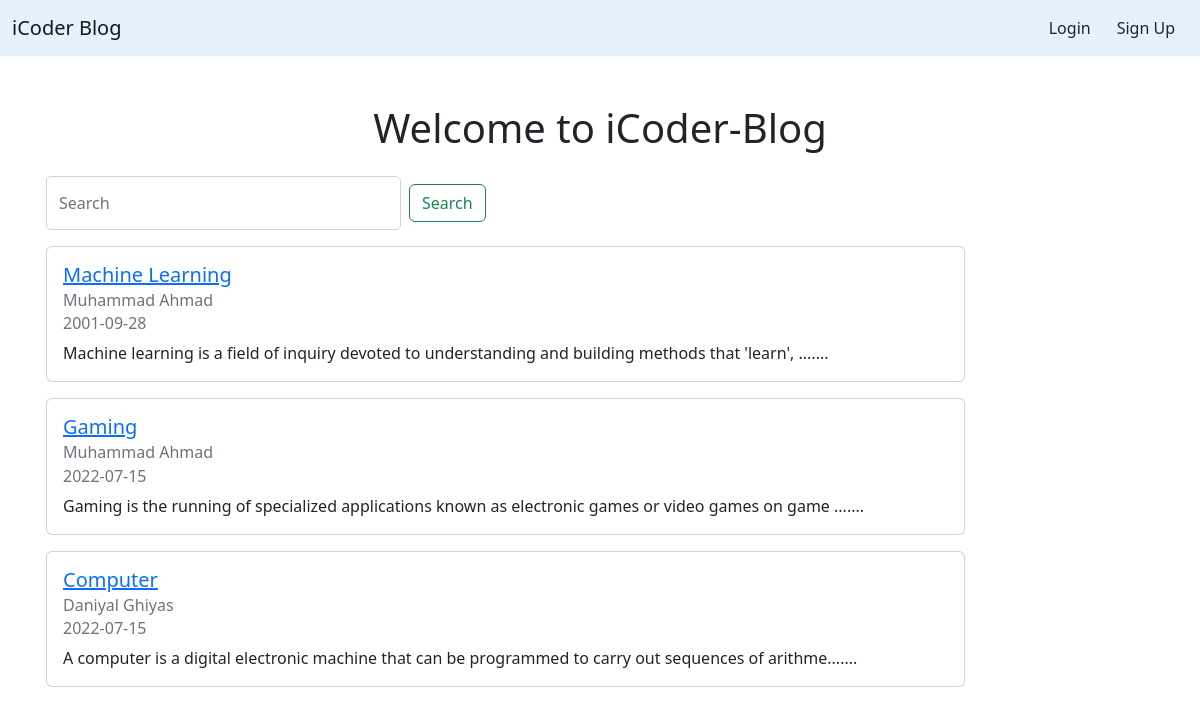
The page / on the database its author committed.
### blog/models.py (models this page shows)
class Blog(models.Model):
    blog_title = models.CharField(max_length=100)
    publish_Date = models.CharField(max_length=12)
    auther_name = models.CharField(max_length=20)
    blog_content = models.TextField()

### iCoderBlog/views.py (the view, shortened to what this page needs)
# urls.py: 2. Add a URL to urlpatterns:  path('', views.home, name='home')
def home(request):
    data = {}
    blogs = Blog.objects.all()
    data.update({"allBlogs": blogs})
    return render(request, 'home.html', data)

### template/home.html (shortened to what this page needs)
{% extends 'base.html' %}
{% block content %}
<h1 class="text-center mt-5">Welcome to iCoder-Blog</h1>
<div class="container p-3">
    <div class="row">
        <div class="col-md-5 ">
            <form method="POST" class="d-flex ">
                <input type="text" placeholder="Search" name="search" class=" form-control" style="border-radius: 5px;">
                <button type="submit" class=" m-2 btn btn-outline-success">Search</button>
            </form>
        </div>
    </div>
    <div class="row">
        <div class="col-md-10">
            {% for i in allBlogs %}
            <div class="card mt-3">
                <div class="card-body">
                    <h5 class="card-title "><a href="/detailBlog/{{i.id}}">{{i.blog_title}}</a></h5>
                    <h6 class="card-subtitle mb-2 text-muted">{{i.auther_name}}</h6>
                    <h6 class="card-subtitle mb-2 text-muted">{{i.publish_Date}}</h6>
                    <p class="card-text ">{{i.blog_content | slice:"0:99" }}.......</p>
                </div>
            </div>
            {% endfor %}
        </div>
    </div>
</div>
{% endblock %}

### template/base.html
{% include "header.html" %}
{% block content %}
{% endblock %}
{% include "footer.html" %}

### template/header.html (shortened to what this page needs)
<!doctype html>
<html lang="en">
<head>
    <link rel="stylesheet" href="/static/style/style.css">
    <link href="https://cdn.jsdelivr.net/npm/bootstrap@5.2.0-beta1/dist/css/bootstrap.min.css" rel="stylesheet"
>
</head>
<body>
    <header>
        <nav class="navbar  navbar-expand-lg" style="background-color: #e3f2fd;">
            <div class="container-fluid">
                <a class="navbar-brand" href="/">iCoder Blog</a>
                <div class="collapse navbar-collapse" id="navbarSupportedContent">
                    {% if user.is_authenticated %}
                    <div class="dropdown">
                        <a class="btn dropdown-toggle" href="#" role="button" id="dropdownMenuLink"
                            data-bs-toggle="dropdown" aria-expanded="false">
                            Welcome {{request.user}}
                        </a>
                        <ul class="dropdown-menu" aria-labelledby="dropdownMenuLink">
                            <li><a class="dropdown-item" href="/logout/">LogOut</a></li>
                        </ul>
                    </div>
                    {% else %}
                    <a href="/login/" class="btn btn-outline success">Login</a>
                    <a href="/signup/" class="btn btn-outline success">Sign Up</a>
                    {% endif %}
                </div>
            </div>
        </nav>
    </header>

### template/footer.html (shortened to what this page needs)
</body>
</html>

### rows shown on the page
Blog: blog_title "Machine Learning", auther_name "Muhammad Ahmad", publish_Date "2001-09-28", blog_content "Machine learning is a field of inquiry devoted to understanding and building methods that 'learn',"
Blog: blog_title "Gaming", auther_name "Muhammad Ahmad", publish_Date "2022-07-15", blog_content "Gaming is the running of specialized applications known as electronic games or video games on game"
Blog: blog_title "Computer", auther_name "Daniyal Ghiyas", publish_Date "2022-07-15", blog_content "A computer is a digital electronic machine that can be programmed to carry out sequences of arithme"
